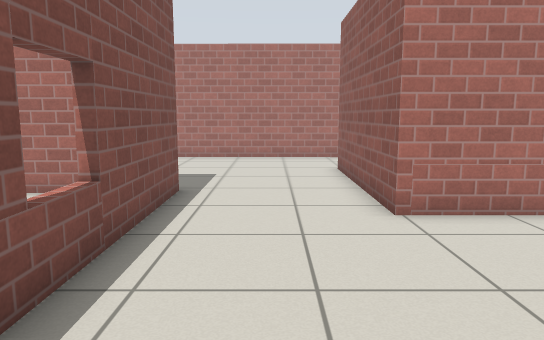
View 1 (above)

21 first-person views from a walk through a Gazebo world. The camera is 0.94 m above the floor, tilts 8° down and sees 70° across. The floor is counted in squares, 0.5 m on a side. Each view is taken from the middle of a square. On the plan, view 1 faces up. The plan holds only what a view shows up to about 19 squares ahead; the rest is blank. Gazebo's built-in surfaces are drawn with simple patterns.

View 2
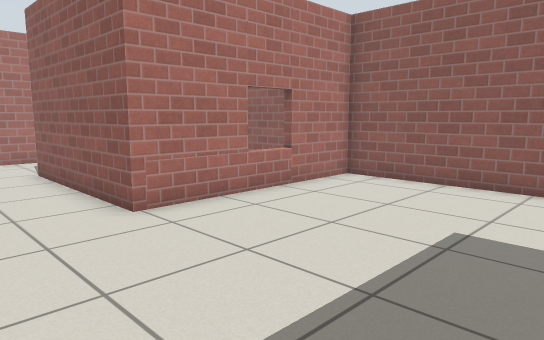

View 3
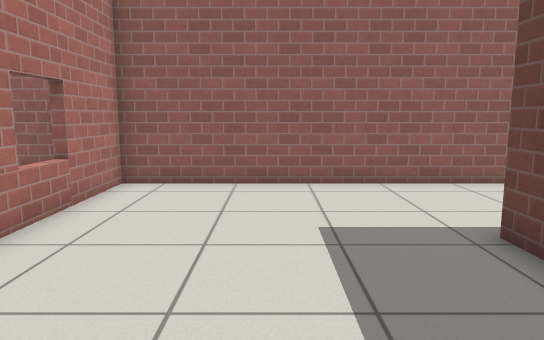

View 4
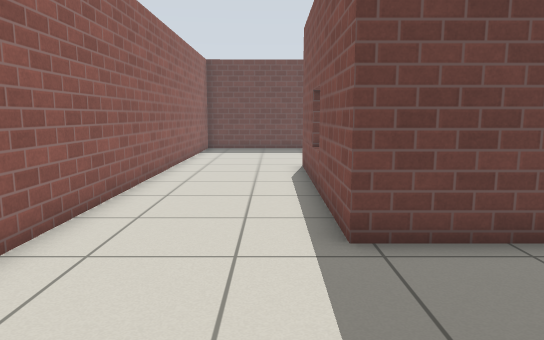

View 5
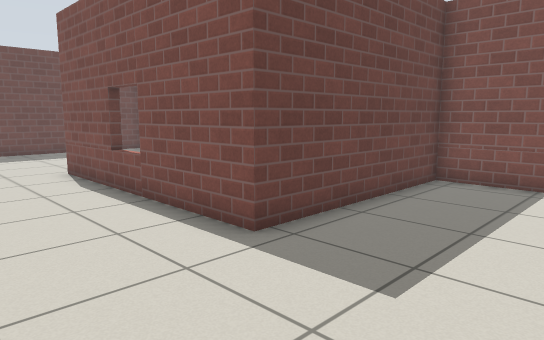

View 6
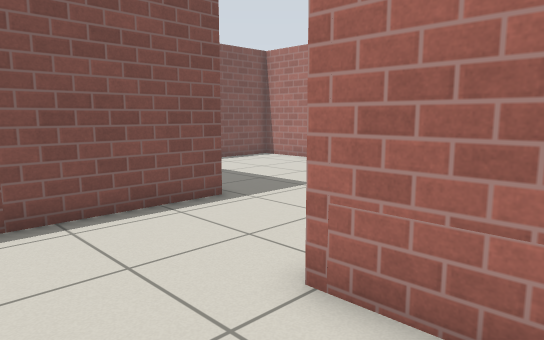

View 7
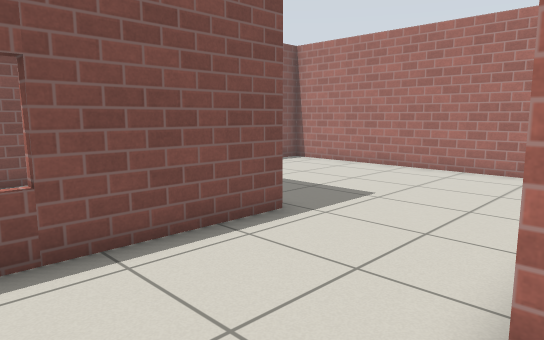

View 8
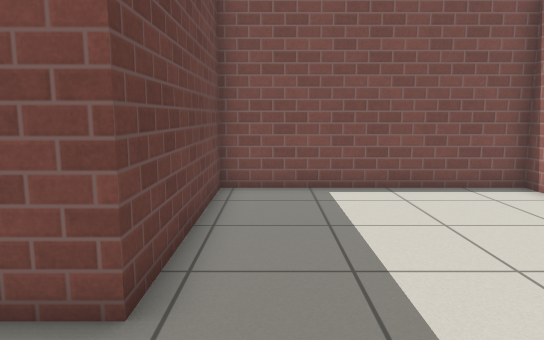

View 9
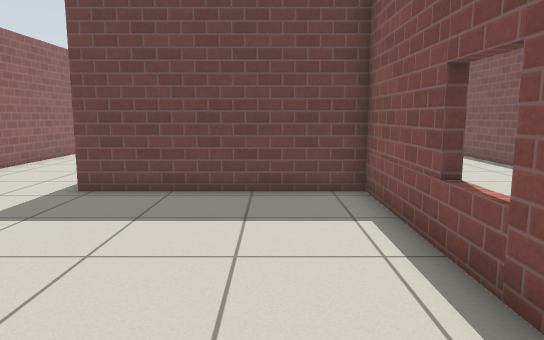

View 10
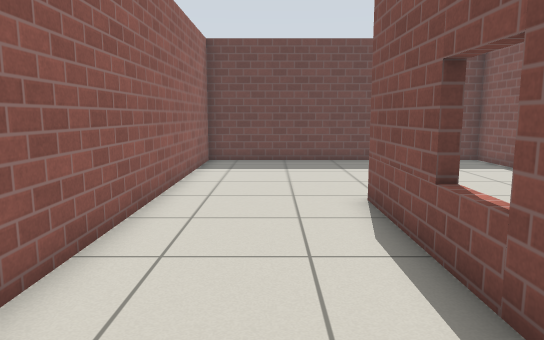

View 11
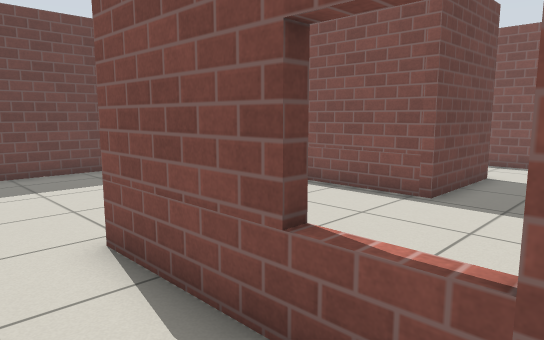

View 12
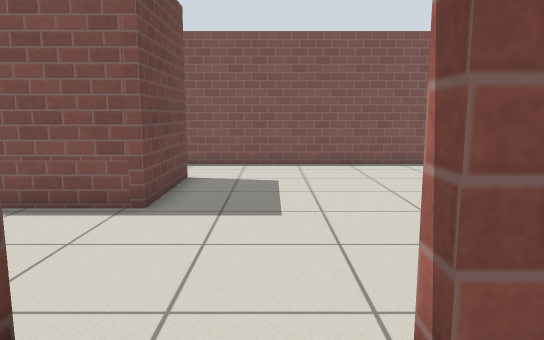

View 13
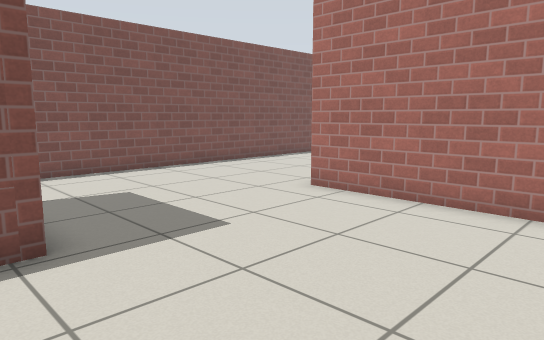

View 14
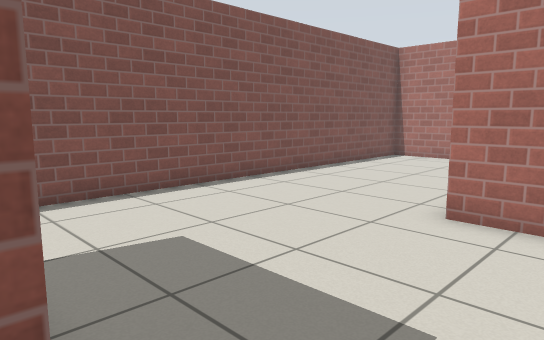

View 15
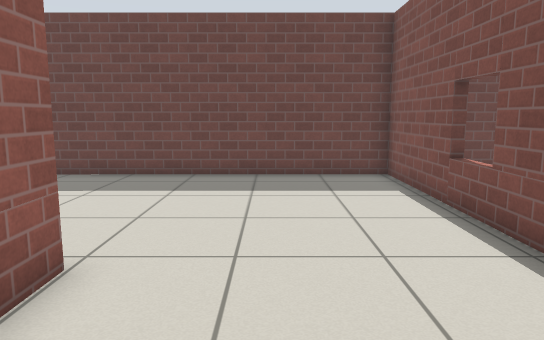

View 16
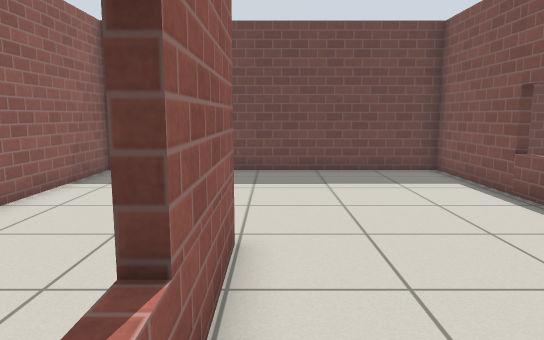

View 17
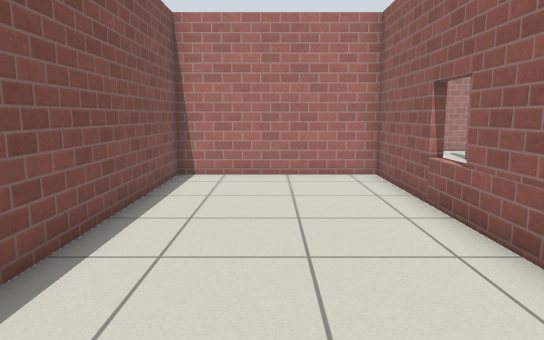

View 18
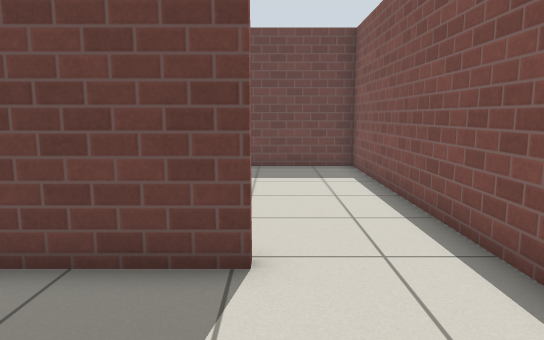

View 19
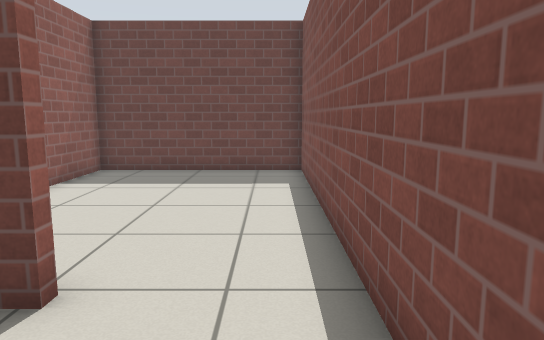

View 20
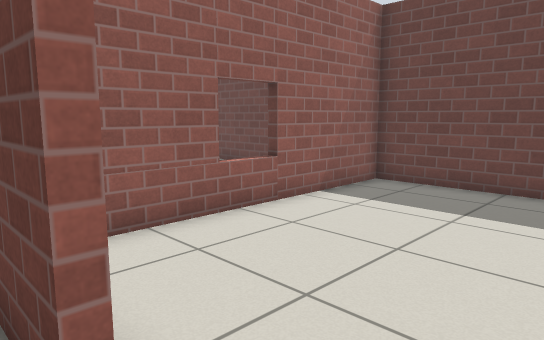

View 21
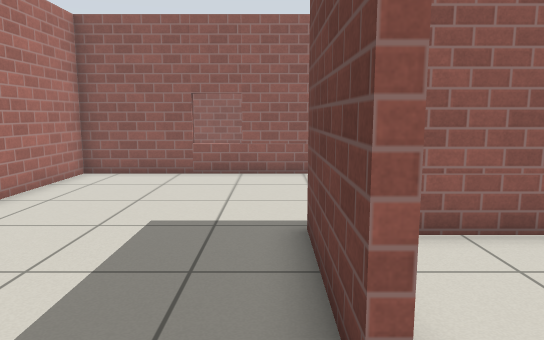

### Floor plan
Ten units are one square. View 1 is at (0, 0); x grows to the right and y downward. Boxes are objects, and circles mark ways between rooms. Rooms are numbered by the first view taken in them; rooms with no view inside come last. Other rooms are left out.
<svg viewBox="-95 -181 197 360">
<path fill="none" stroke="#000" d="M-23 -55 -23 6 48 6 48 96M97 104 97 -72 23 -72M24 -176 -90 -176 -90 -97 -23 -97 -23 -55M23 -72 23 -138M-57 80 -57 76 -17 76 -17 174 97 174 97 104M45 96 45 9 -27 9M-26 -16 -26 -93 -90 -93 -90 84M-28 -36 -22 -36M-22 -52 -28 -52M-90 84 -90 174 -20 174 -20 92"/>
<circle cx="5" cy="-52" r="3" fill="#2a7"/>
<circle cx="70" cy="100" r="3" fill="#2a7"/>
<circle cx="-70" cy="80" r="3" fill="#2a7"/>
<text x="50" y="0">1</text>
<text x="-20" y="-130">2</text>
<text x="-10" y="60">3</text>
<text x="-60" y="130">4</text>
</svg>
Room 1 opens to room 2. Room 1 opens to room 3. Room 3 opens to room 4.

Where each view was taken, in squares from view 1:
view 1: 0 up, 0 right, facing up
view 2: 0 up, 1 left, facing up-right
view 3: 3 up, 1 left, facing right
view 4: 5 up, 6 right, facing down
view 5: 4 up, 9 right, facing down-left
view 6: 4 up, 5 right, facing up-left
view 7: 4 up, 3 right, facing up-left
view 8: 11 up, 1 right, facing left
view 9: 9 up, 0 right, facing down
view 10: 1 down, 7 right, facing down
view 11: 4 down, 7 right, facing down-left
view 12: 5 down, 6 right, facing left
view 13: 9 down, 4 right, facing up-left
view 14: 8 down, 0 right, facing up-left
view 15: 5 down, 2 right, facing down
view 16: 4 down, 4 right, facing down
view 17: 3 down, 6 left, facing up
view 18: 3 down, 6 left, facing down
view 19: 4 down, 8 left, facing down
view 20: 7 down, 8 left, facing down-right
view 21: 7 down, 8 left, facing right
